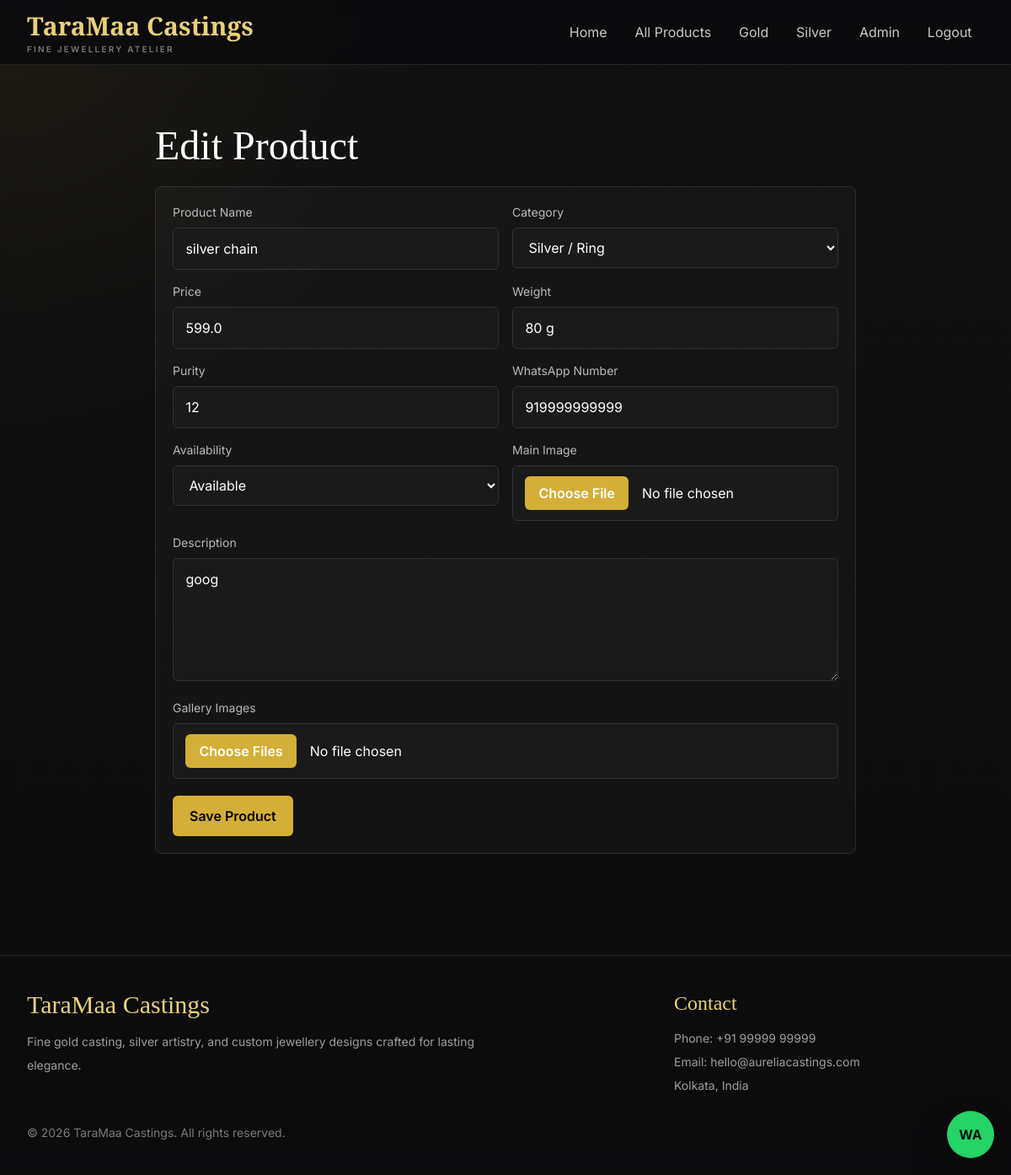
/admin/product/2/edit (signed in), run on the app's committed database.
### app.py (models this page shows, shortened)
class Category(db.Model):
    id = db.Column(db.Integer, primary_key=True)
    name = db.Column(db.String(120), nullable=False)
    parent_id = db.Column(db.Integer, db.ForeignKey("category.id"))
    parent = db.relationship("Category", remote_side=[id], backref="children")
    products = db.relationship("Product", backref="category", lazy=True)

class Product(db.Model):
    id = db.Column(db.Integer, primary_key=True)
    title = db.Column(db.String(180), nullable=False)
    slug = db.Column(db.String(220), unique=True, nullable=False)
    category_id = db.Column(db.Integer, db.ForeignKey("category.id"), nullable=False)
    price = db.Column(db.Float, nullable=False)
    weight = db.Column(db.String(80), nullable=False)
    purity = db.Column(db.String(80), nullable=False)
    description = db.Column(db.Text, nullable=False)
    image = db.Column(db.String(255))
    whatsapp_number = db.Column(db.String(32), nullable=False)
    availability_status = db.Column(db.String(40), nullable=False, default="Available")
    created_at = db.Column(db.DateTime, nullable=False, default=datetime.utcnow)
    gallery_images = db.relationship(
        "ProductImage", backref="product", lazy=True, cascade="all, delete-orphan"
    )

### app.py (the view, shortened to what this page needs)
@app.route("/admin/product/<int:product_id>/edit", methods=["GET", "POST"])
@login_required
def edit_product(product_id):
    product = Product.query.get_or_404(product_id)
    categories = Category.query.filter(Category.parent_id.isnot(None)).order_by(Category.name).all()
    return render_template("edit_product.html", product=product, categories=categories)

### app.py (called while the page is built)
def login_required(view):
    @wraps(view)
    def wrapped_view(*args, **kwargs):
        if not session.get("admin_logged_in"):
            flash("Please log in to access the admin panel.", "warning")
            return redirect(url_for("login"))
        return view(*args, **kwargs)
    return wrapped_view

def top_level_categories():
    return Category.query.filter_by(parent_id=None).order_by(Category.name).all()

@app.context_processor
def inject_globals():
    return {
        "site_name": "TaraMaa Castings",
        "nav_categories": top_level_categories(),
        "whatsapp_link": whatsapp_link,
        "current_year": datetime.now().year,
    }

### templates/edit_product.html (shortened to what this page needs)
{% extends "layout.html" %}
{% block content %}
<section class="py-10 sm:py-14">
  <div class="mx-auto max-w-4xl px-4 sm:px-6 lg:px-8">
    <h1 class="mb-6 font-display text-5xl">Edit Product</h1>
    {% include "_product_form.html" %}
  </div>
</section>
{% endblock %}

### templates/layout.html (shortened to what this page needs)
<!doctype html>
<html lang="en">
<head>
  <script src="https://cdn.tailwindcss.com"></script>
  <link rel="stylesheet" href="{{ url_for('static', filename='css/style.css', v='20260519-2') }}">
</head>
<body class="min-h-screen bg-ink font-sans text-white">
  <header class="sticky top-0 z-40 border-b border-white/10 bg-ink/95 backdrop-blur">
    <nav class="mx-auto flex min-h-[76px] max-w-7xl items-center justify-between px-4 sm:px-6 lg:px-8">
      <a class="flex flex-col leading-none" href="{{ url_for('index') }}">
        <span class="font-display text-3xl font-semibold text-goldSoft">{{ site_name }}</span>
        <small class="mt-1 text-[10px] font-semibold uppercase tracking-[0.22em] text-white/45">Fine Jewellery Atelier</small>
      </a>
      <div id="mainNav" class="hidden lg:block">
        <ul class="flex flex-col gap-1 pt-4 lg:flex-row lg:items-center lg:gap-1 lg:pt-0">
          <li><a class="nav-link" href="{{ url_for('index') }}">Home</a></li>
          <li><a class="nav-link" href="{{ url_for('products') }}">All Products</a></li>
          {% for category in nav_categories %}
          <li><a class="nav-link" href="{{ url_for('category_page', category_id=category.id) }}">{{ category.name }}</a></li>
          {% endfor %}
          {% if session.get('admin_logged_in') %}
          <li><a class="nav-link" href="{{ url_for('admin') }}">Admin</a></li>
          <li><a class="nav-link" href="{{ url_for('logout') }}">Logout</a></li>
          {% else %}
          <li class="lg:ml-2"><a class="inline-flex min-h-11 w-full items-center justify-center rounded-md bg-gold px-4 font-semibold text-black transition hover:bg-goldSoft lg:w-auto" href="{{ url_for('login') }}">Admin Login</a></li>
          {% endif %}
        </ul>
      </div>
    </nav>
  </header>
  <main>
    <div class="mx-auto max-w-7xl px-4 pt-4 sm:px-6 lg:px-8">
    </div>
    {% block content %}{% endblock %}
  </main>
  <a class="fixed bottom-5 right-5 z-30 inline-flex h-14 w-14 items-center justify-center rounded-full bg-[#25D366] font-bold text-[#08130d] shadow-luxe" href="https://wa.me/919999999999?text=I%20want%20this%20jewellery%20design" target="_blank" aria-label="Chat on WhatsApp">WA</a>
  <footer class="mt-16 border-t border-white/10 py-10">
    <div class="mx-auto grid max-w-7xl gap-8 px-4 sm:px-6 md:grid-cols-[2fr_1fr] lg:px-8">
      <div>
        <h3 class="font-display text-3xl text-goldSoft">{{ site_name }}</h3>
        <p class="mt-3 max-w-xl text-sm leading-7 text-white/60">Fine gold casting, silver artistry, and custom jewellery designs crafted for lasting elegance.</p>
      </div>
      <div class="text-sm leading-7 text-white/60">
        <h4 class="font-display text-2xl text-goldSoft">Contact</h4>
        <p class="mt-3">Phone: +91 99999 99999</p>
        <p>Email: hello@aureliacastings.com</p>
        <p>Kolkata, India</p>
      </div>
    </div>
    <div class="mx-auto mt-8 max-w-7xl px-4 text-sm text-white/45 sm:px-6 lg:px-8">&copy; {{ current_year }} {{ site_name }}. All rights reserved.</div>
  </footer>
</body>
</html>

### templates/_product_form.html
<form class="rounded-lg border border-white/10 bg-white/[0.03] p-5" method="post" enctype="multipart/form-data">
  <div class="grid gap-4 md:grid-cols-2">
    <div>
      <label class="mb-2 block text-sm text-white/70">Product Name</label>
      <input class="field" name="title" value="{{ product.title if product else '' }}" required>
    </div>
    <div>
      <label class="mb-2 block text-sm text-white/70">Category</label>
      <select class="field" name="category_id" required>
        {% for category in categories %}
        <option value="{{ category.id }}" {% if product and product.category_id == category.id %}selected{% endif %}>
          {{ category.parent.name }} / {{ category.name }}
        </option>
        {% endfor %}
      </select>
    </div>
    <div>
      <label class="mb-2 block text-sm text-white/70">Price</label>
      <input class="field" name="price" type="number" step="0.01" value="{{ product.price if product else '' }}" required>
    </div>
    <div>
      <label class="mb-2 block text-sm text-white/70">Weight</label>
      <input class="field" name="weight" value="{{ product.weight if product else '' }}" required>
    </div>
    <div>
      <label class="mb-2 block text-sm text-white/70">Purity</label>
      <input class="field" name="purity" value="{{ product.purity if product else '' }}" required>
    </div>
    <div>
      <label class="mb-2 block text-sm text-white/70">WhatsApp Number</label>
      <input class="field" name="whatsapp_number" value="{{ product.whatsapp_number if product else '919999999999' }}" required>
    </div>
    <div>
      <label class="mb-2 block text-sm text-white/70">Availability</label>
      <select class="field" name="availability_status" required>
        {% for status in ["Available", "Made to Order", "Sold Out"] %}
        <option value="{{ status }}" {% if product and product.availability_status == status %}selected{% endif %}>{{ status }}</option>
        {% endfor %}
      </select>
    </div>
    <div>
      <label class="mb-2 block text-sm text-white/70">Main Image</label>
      <input class="field file:mr-4 file:rounded-md file:border-0 file:bg-gold file:px-4 file:py-2 file:font-semibold file:text-black" type="file" name="image" accept=".png,.jpg,.jpeg,.webp" {% if not product %}required{% endif %}>
    </div>
    <div class="md:col-span-2">
      <label class="mb-2 block text-sm text-white/70">Description</label>
      <textarea class="field min-h-36" rows="5" name="description" required>{{ product.description if product else '' }}</textarea>
    </div>
    <div class="md:col-span-2">
      <label class="mb-2 block text-sm text-white/70">Gallery Images</label>
      <input class="field file:mr-4 file:rounded-md file:border-0 file:bg-gold file:px-4 file:py-2 file:font-semibold file:text-black" type="file" name="gallery_images" accept=".png,.jpg,.jpeg,.webp" multiple>
    </div>
  </div>
  <button class="mt-5 inline-flex min-h-12 items-center justify-center rounded-md bg-gold px-5 font-semibold text-black transition hover:bg-goldSoft">Save Product</button>
</form>

### static/css/style.css (style rules this page uses)
body { background: radial-gradient(circle at top left, rgba(212, 175, 55, 0.08), transparent 28%), linear-gradient(180deg, #101011 0%, #0b0b0d 100%); }
.nav-link, .mobile-link { display: inline-flex; min-height: 44px; align-items: center; border-radius: 0.375rem; padding: 0 0.9rem; color: rgba(255, 255, 255, 0.78); transition: color 0.2s ease, background-color 0.2s ease; }
.field { min-height: 48px; width: 100%; border: 1px solid #333333; border-radius: 0.375rem; background: #1a1a1a; padding: 0.75rem 0.9rem; color: #ffffff !important; caret-color: #ffffff; -webkit-text-fill-color: #ffffff; outline: none; }
select.field option { background: #1a1a1a; color: #ffffff; }
textarea.field, select.field, input.field { background: #1a1a1a; color: #ffffff !important; -webkit-text-fill-color: #ffffff !important; }
input.field[type="file"] { color: #ffffff !important; }
input.field::placeholder, textarea.field::placeholder { color: #888888; opacity: 1; }
input:not([type="checkbox"]):not([type="radio"]):not([type="submit"]):not([type="button"]):not([type="file"]), textarea, select { background: #1a1a1a !important; color: #ffffff !important; -webkit-text-fill-color: #ffffff !important; border: 1px solid #333333 !important; caret-color: #ffffff !important; }
input:not([type="checkbox"]):not([type="radio"]):not([type="submit"]):not([type="button"]):not([type="file"])::placeholder, textarea::placeholder { color: #888888 !important; opacity: 1; }
input, textarea, select { color: #ffffff !important; -webkit-text-fill-color: #ffffff !important; }
option { background: #1a1a1a !important; color: #ffffff !important; }

### data on the page
Category: name "Gold"
Category: name "Silver"
Product: title "silver chain", category_id "Silver / Ring", price "599.0", weight "80 g", purity "12", whatsapp_number "919999999999", availability_status "Available", description "goog"

### other printed values
{{ site_name }} "TaraMaa Castings"
